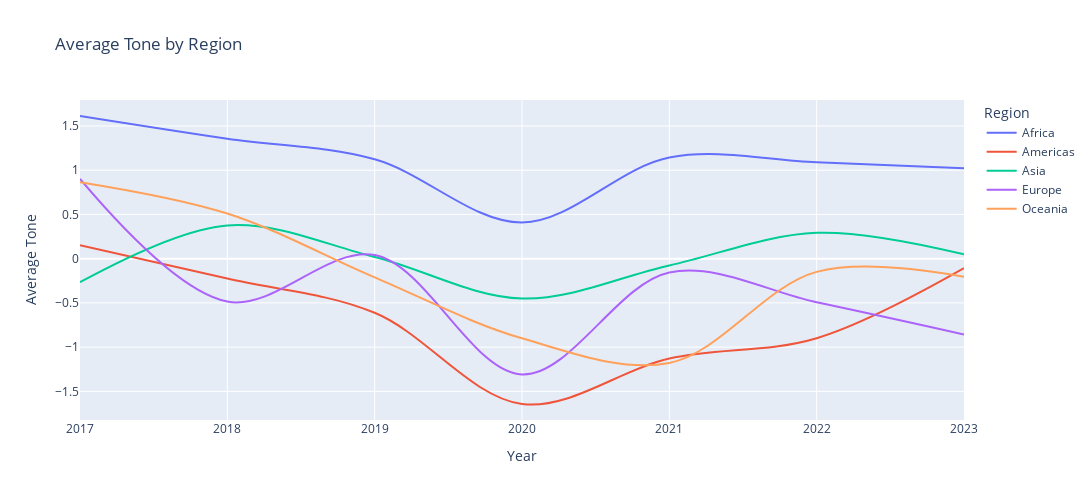

Notebook cell for this chart:
### Code cell
fig = px.line(region_df, x="Year", y="Average Tone", color="Region", line_group="Region", hover_name="Region",
        line_shape="spline", render_mode="svg", title='Average Tone by Region')

fig.update_layout(
    autosize=False,
    width=1200,
    height=500,)
fig.show()

### Figure 1 — Plotly figure (JSON) as saved in the notebook; plotly's stock layout.template omitted (floating-point values rounded to 4 significant figures)
{"data": [{"hovertemplate": "<b>%{hovertext}</b><br><br>Region=Africa<br>Year=%{x}<br>Average Tone=%{y}<extra></extra>", "hovertext": ["Africa", "Africa", "Africa", "Africa", "Africa", "Africa", "Africa"], "legendgroup": "Africa", "line": {"color": "#636efa", "dash": "solid", "shape": "spline"}, "mode": "lines", "name": "Africa", "orientation": "v", "showlegend": true, "type": "scatter", "x": [2017, 2018, 2019, 2020, 2021, 2022, 2023], "xaxis": "x", "y": [1.612, 1.355, 1.123, 0.4091, 1.143, 1.089, 1.021], "yaxis": "y"}, {"hovertemplate": "<b>%{hovertext}</b><br><br>Region=Americas<br>Year=%{x}<br>Average Tone=%{y}<extra></extra>", "hovertext": ["Americas", "Americas", "Americas", "Americas", "Americas", "Americas", "Americas"], "legendgroup": "Americas", "line": {"color": "#EF553B", "dash": "solid", "shape": "spline"}, "mode": "lines", "name": "Americas", "orientation": "v", "showlegend": true, "type": "scatter", "x": [2017, 2018, 2019, 2020, 2021, 2022, 2023], "xaxis": "x", "y": [0.1527, -0.225, -0.6116, -1.643, -1.129, -0.8993, -0.1075], "yaxis": "y"}, {"hovertemplate": "<b>%{hovertext}</b><br><br>Region=Asia<br>Year=%{x}<br>Average Tone=%{y}<extra></extra>", "hovertext": ["Asia", "Asia", "Asia", "Asia", "Asia", "Asia", "Asia"], "legendgroup": "Asia", "line": {"color": "#00cc96", "dash": "solid", "shape": "spline"}, "mode": "lines", "name": "Asia", "orientation": "v", "showlegend": true, "type": "scatter", "x": [2017, 2018, 2019, 2020, 2021, 2022, 2023], "xaxis": "x", "y": [-0.2662, 0.3755, 0.01902, -0.4503, -0.07686, 0.2924, 0.04935], "yaxis": "y"}, {"hovertemplate": "<b>%{hovertext}</b><br><br>Region=Europe<br>Year=%{x}<br>Average Tone=%{y}<extra></extra>", "hovertext": ["Europe", "Europe", "Europe", "Europe", "Europe", "Europe", "Europe"], "legendgroup": "Europe", "line": {"color": "#ab63fa", "dash": "solid", "shape": "spline"}, "mode": "lines", "name": "Europe", "orientation": "v", "showlegend": true, "type": "scatter", "x": [2017, 2018, 2019, 2020, 2021, 2022, 2023], "xaxis": "x", "y": [0.9021, -0.4844, 0.04063, -1.309, -0.1562, -0.4923, -0.8562], "yaxis": "y"}, {"hovertemplate": "<b>%{hovertext}</b><br><br>Region=Oceania<br>Year=%{x}<br>Average Tone=%{y}<extra></extra>", "hovertext": ["Oceania", "Oceania", "Oceania", "Oceania", "Oceania", "Oceania", "Oceania"], "legendgroup": "Oceania", "line": {"color": "#FFA15A", "dash": "solid", "shape": "spline"}, "mode": "lines", "name": "Oceania", "orientation": "v", "showlegend": true, "type": "scatter", "x": [2017, 2018, 2019, 2020, 2021, 2022, 2023], "xaxis": "x", "y": [0.8649, 0.5097, -0.2108, -0.9001, -1.179, -0.1494, -0.204], "yaxis": "y"}], "layout": {"autosize": false, "height": 500, "legend": {"title": {"text": "Region"}, "tracegroupgap": 0}, "title": {"text": "Average Tone by Region"}, "width": 1200, "xaxis": {"anchor": "y", "domain": [0, 1], "title": {"text": "Year"}}, "yaxis": {"anchor": "x", "domain": [0, 1], "title": {"text": "Average Tone"}}}}
